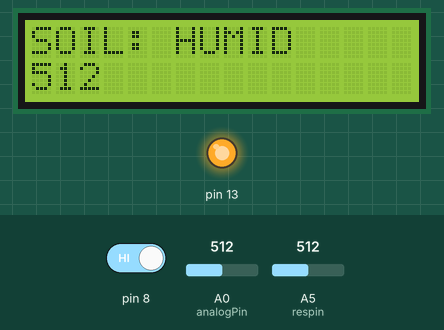
Bench run of a sketch on a simulated Arduino Uno, built with avr-gcc and run on an emulated ATmega328P. Shown: 16×2 character LCD, output pins drawn as LEDs (lit = HIGH). The inputs (shaded band) are chosen by the test bench; at power-on: A0 (analogPin) = 512, pin 8 HIGH, A5 (respin) = 512. What the sketch prints to the serial monitor is not drawn.

Above: at 1.2 s.
1.3 s: A0 (analogPin) set to 376
At 3.1 s:
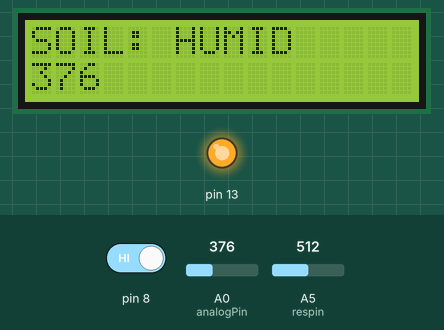
3.5 s: A0 (analogPin) set to 353
At 4.9 s:
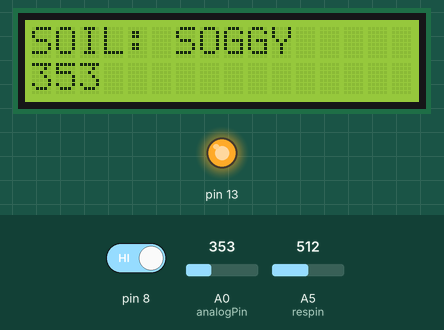
5.5 s: A0 (analogPin) set to 716
At 6.6 s:
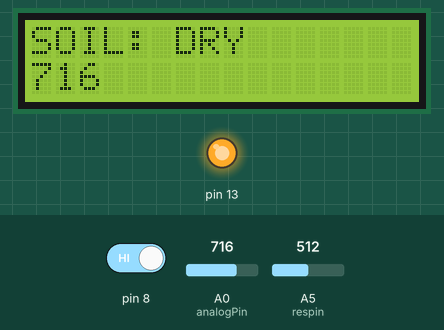
7.5 s: A0 (analogPin) set to 986
At 9.2 s:
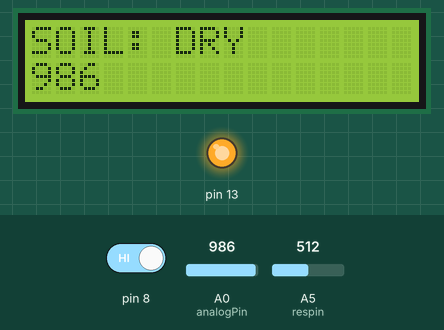
9.5 s: A0 (analogPin) set to 1016
At 11.1 s:
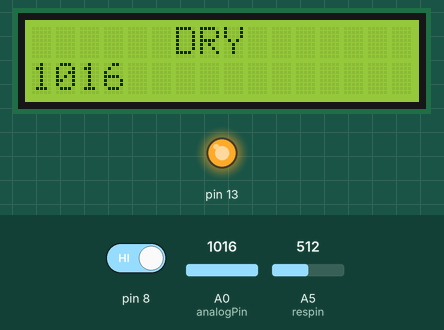
11.5 s: pin 8 driven LOW
At 12.8 s:
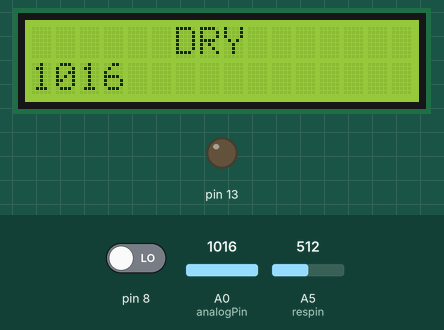
Timing chart, 0 to 14.5 s (numbered marks = the images above; inputs shaded):
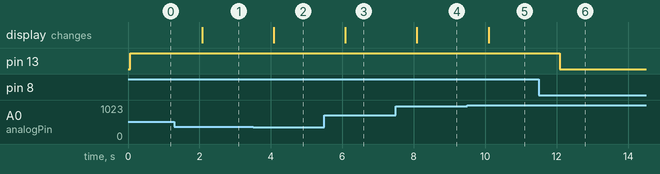

Measured:
- the behaviour switches between 370 and 369 on A0 (analogPin) (found by bisection; images 1 and 2)
- the behaviour switches between 999 and 1000 on A0 (analogPin) (found by bisection; images 4 and 5)
- after the input at 1.3 s, the display: changes after 0.77 s (image 1)
- after the input at 3.5 s, the display: changes after 0.58 s (image 2)
- after the input at 5.5 s, the display: changes after 0.58 s (image 3)
- after the input at 7.5 s, the display: changes after 0.59 s (image 4)
- after the input at 9.5 s, the display: changes after 0.59 s (image 5)
- after the input at 11.5 s, pin 13: HIGH → LOW after 0.59 s

The sketch:

Final_Program.ino
```cpp
#include <LiquidCrystal.h>
LiquidCrystal LCD(10,9,5,4,3,2);
int analogPin = A0;
int moisture;
int percentage;

int map_low = 686;
int map_high = 300;
int sensor = 8;
int val;

int resval = 0;
int respin = A5;

void setup()
{

  Serial.begin(9600);
  pinMode(A0, INPUT);
  LCD.begin(16,2);
  pinMode (13, OUTPUT);
 pinMode (8, INPUT);

 }
 void loop()
 {
   val = digitalRead(8);
  if (val == LOW)
  {
    digitalWrite(13, LOW);
    }
  else
 {
  digitalWrite(13, HIGH);
 }
  int SensorValue= analogRead(A0);
  moisture = analogRead(analogPin);
  Serial.print("RAW:");
  Serial.print(moisture);

  percentage = map(moisture, map_low, map_high, 0, 100);
    Serial.print("| Percentage: ");
    Serial.print(percentage);
  Serial.println("%");
;
  if(SensorValue >= 1000)
  {
    Serial.println("NOT IN SOIL");
    LCD.setCursor(0,0);
    LCD.print("      ");
  }
  if(SensorValue < 1000 && SensorValue >= 600)
  {
    Serial.println("SOIL: DRY");
    LCD.setCursor(0,0);
    LCD.print("SOIL: DRY");
    LCD.print("       ");
  }
  if(SensorValue < 600 && SensorValue >= 370)
  {
    Serial.println("SOIL: HUMID");
    LCD.setCursor(0,0);
    LCD.print("SOIL: HUMID");
    LCD.print("       ");
  }
  if(SensorValue < 370)
  {
    Serial.println("SOIL: SOGGY");
    LCD.setCursor(0,0);
    LCD.print("SOIL: SOGGY");
    LCD.print("       ");
  }
    LCD.setCursor(0,1);
    LCD.print("       ");
    LCD.setCursor(0,1);
    LCD.print(SensorValue);
    delay(1000);

    resval = analogRead(respin);

    if (resval <= 100){
      Serial.println("WATER LEVEL : EMPTY");
    }
    else if (resval > 100 && resval <= 300 ){
        Serial.println("WATER LEVEL : LOW");
    }
     else if (resval > 300 && resval <= 330 ){
        Serial.println("WATER LEVEL : MEDIUM");
}
     else if (resval > 330){
        Serial.println("WATER LEVEL : HIGH");
     }
     delay(1000);
}
```
